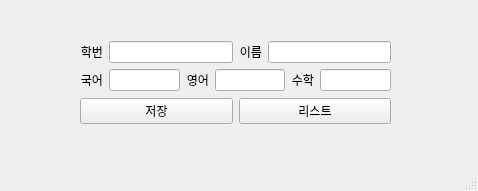
<?xml version="1.0" encoding="UTF-8"?>
<ui version="4.0">
 <class>MainWindow</class>
 <widget class="QMainWindow" name="MainWindow">
  <property name="geometry">
   <rect>
    <x>0</x>
    <y>0</y>
    <width>478</width>
    <height>191</height>
   </rect>
  </property>
  <property name="windowTitle">
   <string>MainWindow</string>
  </property>
  <widget class="QWidget" name="centralwidget">
   <widget class="QWidget" name="">
    <property name="geometry">
     <rect>
      <x>80</x>
      <y>40</y>
      <width>311</width>
      <height>87</height>
     </rect>
    </property>
    <layout class="QVBoxLayout" name="verticalLayout_2">
     <item>
      <layout class="QVBoxLayout" name="verticalLayout">
       <item>
        <layout class="QHBoxLayout" name="layout_name">
         <item>
          <layout class="QHBoxLayout" name="horizontalLayout">
           <item>
            <widget class="QLabel" name="label">
             <property name="text">
              <string>학번</string>
             </property>
             <property name="alignment">
              <set>Qt::AlignRight|Qt::AlignTrailing|Qt::AlignVCenter</set>
             </property>
            </widget>
           </item>
           <item>
            <widget class="QLineEdit" name="txt_num">
             <property name="clearButtonEnabled">
              <bool>false</bool>
             </property>
            </widget>
           </item>
          </layout>
         </item>
         <item>
          <layout class="QHBoxLayout" name="horizontalLayout_2">
           <item>
            <widget class="QLabel" name="label_2">
             <property name="text">
              <string>이름</string>
             </property>
             <property name="alignment">
              <set>Qt::AlignRight|Qt::AlignTrailing|Qt::AlignVCenter</set>
             </property>
            </widget>
           </item>
           <item>
            <widget class="QLineEdit" name="txt_name"/>
           </item>
          </layout>
         </item>
        </layout>
       </item>
       <item>
        <layout class="QHBoxLayout" name="layout_grade">
         <item>
          <widget class="QLabel" name="label_3">
           <property name="text">
            <string>국어</string>
           </property>
           <property name="alignment">
            <set>Qt::AlignRight|Qt::AlignTrailing|Qt::AlignVCenter</set>
           </property>
          </widget>
         </item>
         <item>
          <widget class="QLineEdit" name="txt_kor"/>
         </item>
         <item>
          <widget class="QLabel" name="label_4">
           <property name="text">
            <string>영어</string>
           </property>
           <property name="alignment">
            <set>Qt::AlignRight|Qt::AlignTrailing|Qt::AlignVCenter</set>
           </property>
          </widget>
         </item>
         <item>
          <widget class="QLineEdit" name="txt_eng"/>
         </item>
         <item>
          <widget class="QLabel" name="label_5">
           <property name="text">
            <string>수학</string>
           </property>
           <property name="alignment">
            <set>Qt::AlignRight|Qt::AlignTrailing|Qt::AlignVCenter</set>
           </property>
          </widget>
         </item>
         <item>
          <widget class="QLineEdit" name="txt_math"/>
         </item>
        </layout>
       </item>
      </layout>
     </item>
     <item>
      <layout class="QHBoxLayout" name="horizontalLayout_3">
       <item>
        <widget class="QPushButton" name="btn_save">
         <property name="text">
          <string>저장</string>
         </property>
        </widget>
       </item>
       <item>
        <widget class="QPushButton" name="btn_list">
         <property name="text">
          <string>리스트</string>
         </property>
        </widget>
       </item>
      </layout>
     </item>
    </layout>
   </widget>
  </widget>
  <widget class="QMenuBar" name="menubar">
   <property name="geometry">
    <rect>
     <x>0</x>
     <y>0</y>
     <width>478</width>
     <height>21</height>
    </rect>
   </property>
  </widget>
  <widget class="QStatusBar" name="statusbar"/>
 </widget>
 <resources/>
 <connections/>
</ui>
